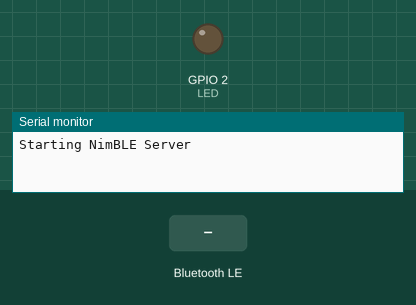
This sketch was run on a simulated ESP32. Parts: output pins drawn as LEDs (lit = HIGH), the last lines printed to the serial monitor. The inputs (shaded band) are chosen by the test bench. Nothing arrives over Bluetooth unless stated; a phone connects over Bluetooth LE 3 s after start.

Above: at 1.2 s.
1.3 s: Bluetooth LE write "1" received
At 2.5 s:
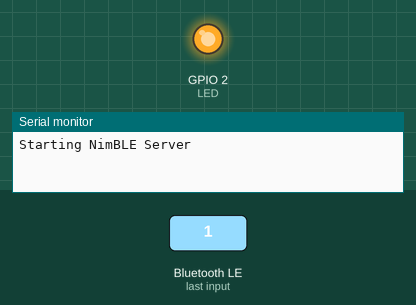
3.5 s: Bluetooth LE write "0" received
At 5.2 s:
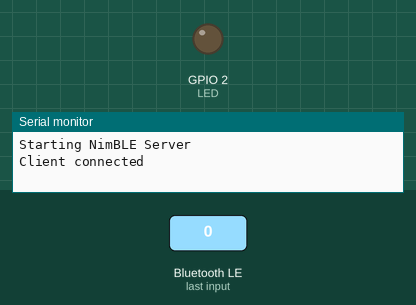
Timing chart, 0 to 6.7 s (numbered marks = the images above; inputs shaded):
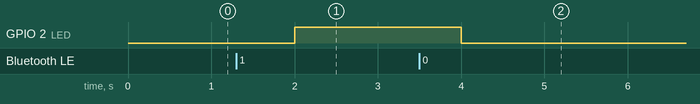

Measured:
- after the input at 1.3 s, GPIO 2 (LED): LOW → HIGH after 0.70 s
- after the input at 3.5 s, GPIO 2 (LED): HIGH → LOW after 0.50 s

The sketch:

CristianVocho.ino
```cpp
#include <ArduinoJson.h>
#include <NimBLEDevice.h>

#define LED 2
bool on = false;
bool off = false;

class MyServerCallbacks : public NimBLEServerCallbacks {
    void onConnect(NimBLEServer* pServer) {
        Serial.println("Client connected");
        NimBLEDevice::stopAdvertising();
    };

    void onDisconnect(NimBLEServer* pServer) {
        Serial.println("Client disconnected");
        NimBLEDevice::startAdvertising();
    }
};

class MyCallbacks : public NimBLECharacteristicCallbacks {
    void onWrite(NimBLECharacteristic* pCharacteristic) override {
        std::string value = pCharacteristic->getValue();
        if (value == "1") {
            on = true;
            off = false;
        } else if (value == "0") {
            on = false;
            off = true;
        }
    }
};


void setup() {
  Serial.begin(115200);
  Serial.println("Starting NimBLE Server");

  NimBLEDevice::init("VochitoBluetooth");
  NimBLEDevice::setPower(ESP_PWR_LVL_P9);

  NimBLEServer *pServer = NimBLEDevice::createServer();
  pServer->setCallbacks(new MyServerCallbacks());

  NimBLEService *pService = pServer->createService("FDC7");

  NimBLECharacteristic* pCharacteristic = pService->createCharacteristic(
                                          "FD58",
                                          NIMBLE_PROPERTY::WRITE |
                                          NIMBLE_PROPERTY::READ
                                        );

  pCharacteristic->setCallbacks(new MyCallbacks());

  pService->start();

  NimBLEAdvertising *pAdvertising = NimBLEDevice::getAdvertising();
  pAdvertising->addServiceUUID("FDC7");
  pAdvertising->start();

  pinMode(LED,OUTPUT);
}

void loop() {
  if (on) {
    digitalWrite(LED, HIGH);
  }

  if (off) {
    digitalWrite(LED, LOW);
  }

  on = false;
  off = false;

  delay(1000);
}
```
